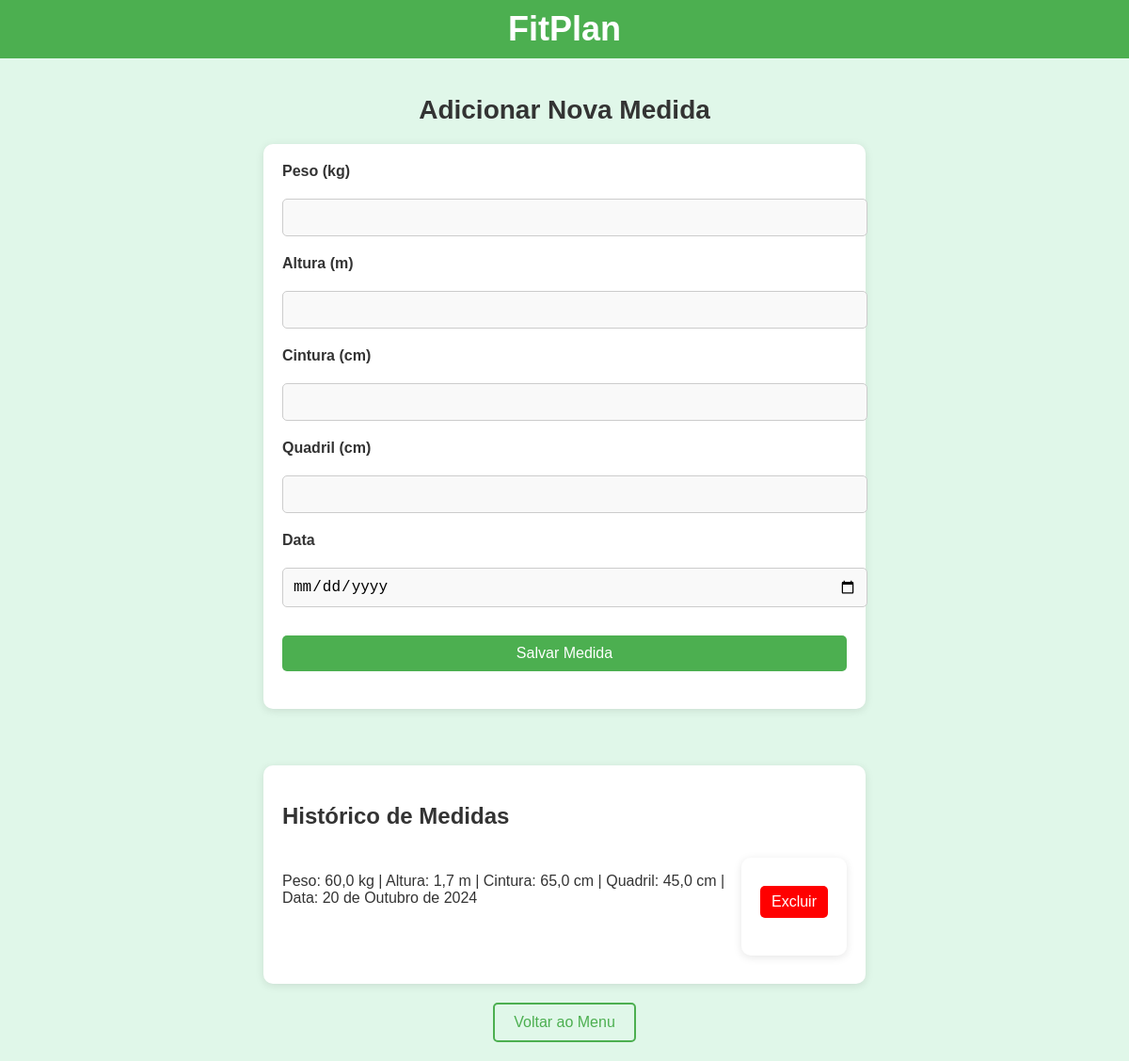
The app's page /medidas/, older data.
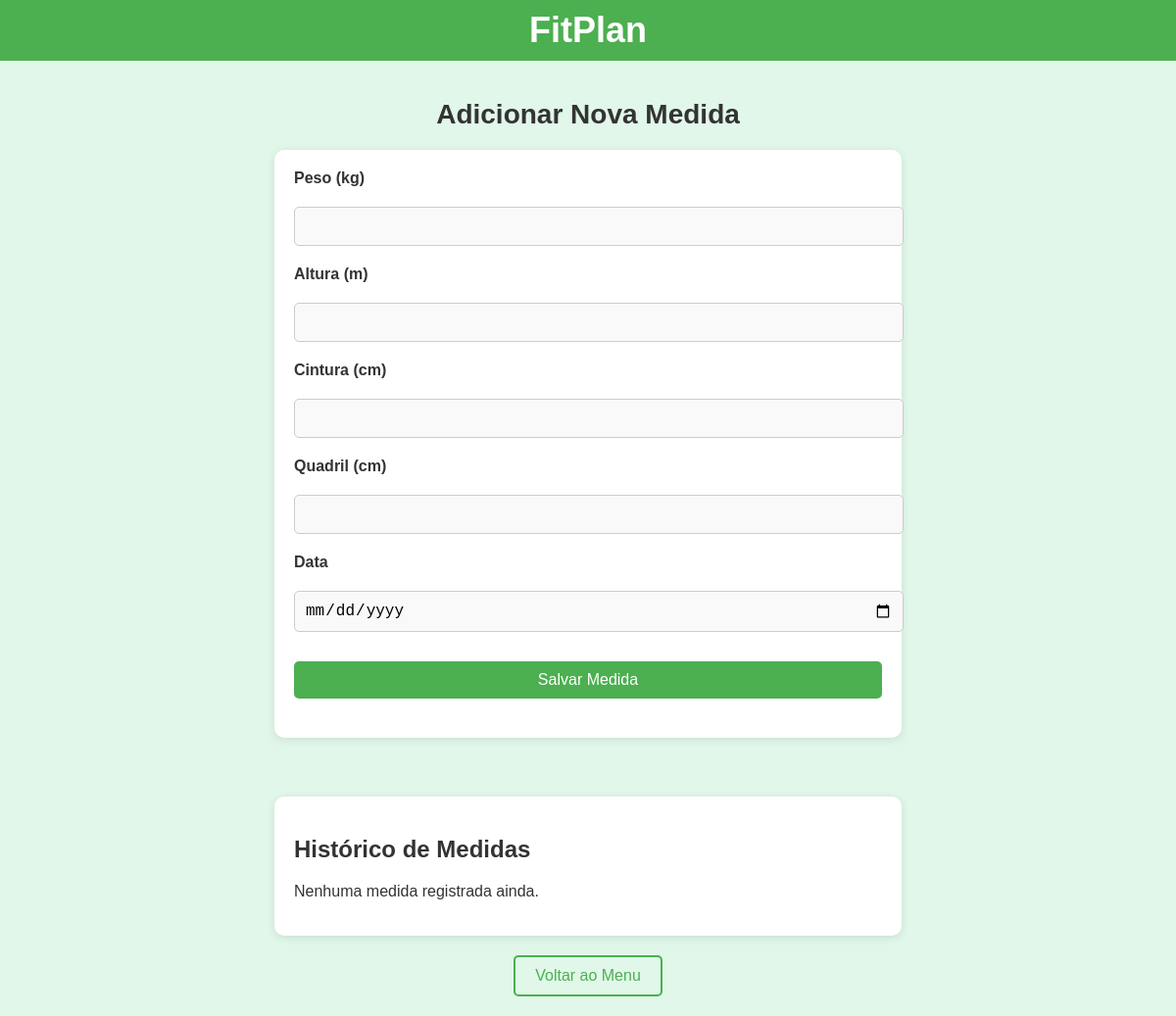
The same page, newer data.
### app_fitplan/models.py (models this page shows, shortened)
class Medida(models.Model):
    peso = models.FloatField()
    altura = models.FloatField()
    cintura = models.FloatField()
    quadril = models.FloatField()
    data = models.DateField()

### app_fitplan/views.py (the view)
# urls.py: path('medidas/', views.medidas, name='medidas'),
def medidas(request):
    medidas = Medida.objects.all()
    return render(request, 'medidas.html', {'medidas': medidas})

### app_fitplan/templates/medidas.html (shortened to what this page needs)
<!DOCTYPE html>
<html lang="pt-br">
<head>
</head>
<body>
    <header>FitPlan</header>
    <div class="container">
        <h1>Adicionar Nova Medida</h1>
        <form method="post" enctype="multipart/form-data" action="/upload-medida/">
            <label for="peso">Peso (kg)</label>
            <input type="text" id="peso" name="peso" required>
            <label for="altura">Altura (m)</label>
            <input type="text" id="altura" name="altura" required>
            <label for="cintura">Cintura (cm)</label>
            <input type="text" id="cintura" name="cintura" required>
            <label for="quadril">Quadril (cm)</label>
            <input type="text" id="quadril" name="quadril" required>
            <label for="data">Data</label>
            <input type="date" id="data" name="data" required>
            <button type="submit">Salvar Medida</button>
        </form>
        <div class="historico-medidas">
            <h2>Histórico de Medidas</h2>
            {% if medidas %}
                {% for medida in medidas %}
                <div class="medida-item">
                    <div class="medida-detalhes">
                        <p>Peso: {{ medida.peso }} kg | Altura: {{ medida.altura }} m | Cintura: {{ medida.cintura }} cm | Quadril: {{ medida.quadril }} cm | Data: {{ medida.data }}</p>
                    </div>
                    <div class="medida-excluir">
                        <form action="{% url 'excluir_medida' medida.id %}" method="post">
                            <button type="submit">Excluir</button>
                        </form>
                    </div>
                </div>
                {% endfor %}
            {% else %}
                <p>Nenhuma medida registrada ainda.</p>
            {% endif %}
        </div>
        <a href="/menu/" class="btn-voltar">Voltar ao Menu</a>
    </div>
</body>
</html>

Row changes from the older to the newer data that the page shows:
removed Medida: peso "60,0", altura "1,7", cintura "65,0", quadril "45,0", data "20 de Outubro de 2024"
Text that changed along with them:
text now shown: "Nenhuma medida registrada ainda."
